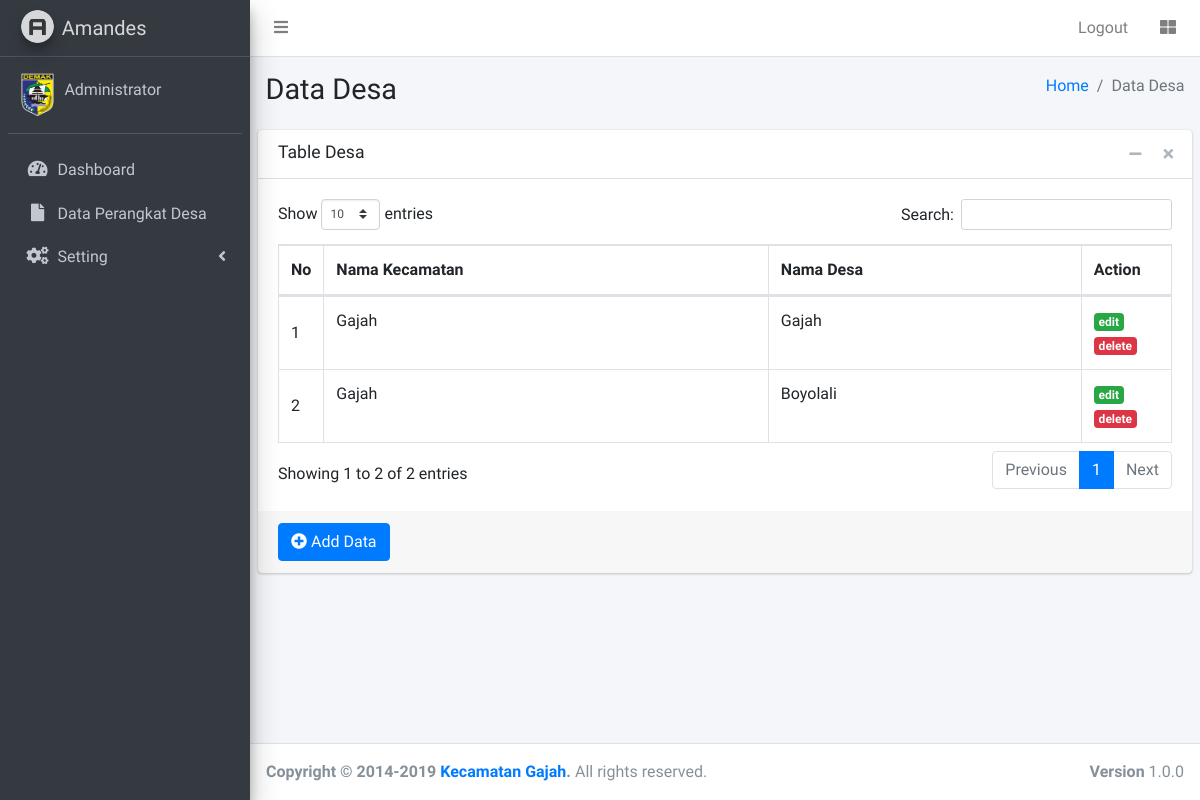
The app's page /index.php?page=desa (signed in) with its own data.
### tables this page shows
CREATE TABLE `tb_desa` (
  `id_desa` int(11) NOT NULL,
  `desa` varchar(30) NOT NULL,
  `id_kec` int(11) NOT NULL
);

CREATE TABLE `tb_kec` (
  `id_kec` int(11) NOT NULL,
  `kec` varchar(30) NOT NULL
);

### desa/desa.php (the view)
<section class="content-header">
    <div class="container-fluid">
        <div class="row mb-2">
            <div class="col-sm-6">
                <h1>Data Desa</h1>
            </div>
            <div class="col-sm-6">
                <ol class="breadcrumb float-sm-right">
                    <li class="breadcrumb-item"><a href="index.php">Home</a></li>
                    <li class="breadcrumb-item active">Data Desa</li>
                </ol>
            </div>
        </div>
    </div>
</section>
<section class="content">
    <div class="card">
        <div class="card-header">
            <h3 class="card-title">Table Desa</h3>
            <div class="card-tools">
                <button type="button" class="btn btn-tool" data-card-widget="collapse" data-toggle="tooltip" title="Collapse">
                    <i class="fas fa-minus"></i></button>
                <button type="button" class="btn btn-tool" data-card-widget="remove" data-toggle="tooltip" title="Remove">
                    <i class="fas fa-times"></i></button>
            </div>
        </div>
        <div class="card-body">
            <table id="example1" class="table table-bordered table-hover">
                <thead>
                    <tr>
                        <th class="align-middle" width="5%">No</th>
                        <th>Nama Kecamatan</th>
                        <th>Nama Desa</th>
                        <th class="align-middle" width="10%">Action</th>
                    </tr>
                </thead>
                <tbody>
                <?php
                $no = 1;
                $sql = $conn->query("SELECT * FROM tb_desa ORDER BY id_kec ASC");
                while ($data = $sql->fetch_assoc()) {
                ?>
                    <tr>
                        <td class="align-middle"><?= $no++; ?></td>
                        <td>
                            <?php
                            $id_kec = $data['id_kec'];
                            $sql_kec = $conn->query("SELECT * FROM tb_kec WHERE id_kec='$id_kec'");
                            $data_kec = $sql_kec->fetch_assoc();
                            echo $data_kec['kec'];
                            ?>
                        </td>
                        <td><?= $data['desa']; ?></td>
                        <td>
                            <a href="?page=desa&action=edit&id=<?= $data['id_desa']; ?>" class="badge badge-success">edit</a>
                            <a href="?page=desa&action=delete&id=<?= $data['id_desa']; ?>" onclick="return confirm('Apakah anda yakin menghapus data ini...?')" class="badge badge-danger">delete</a>
                        </td>
                    </tr>
                <?php } ?>
                </tbody>
            </table>
        </div>
        <div class="card-footer">
            <a href="?page=desa&action=add" class="btn btn-primary"><i class="fas fa-plus-circle"></i> Add Data</a>
        </div>
    </div>
</section>

### records on screen
tb_desa: id_kec.kec "Gajah", desa "Gajah"
tb_desa: id_kec.kec "Gajah", desa "Boyolali"
